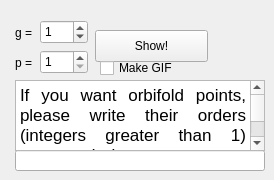
        <widget class="QWidget" name="pageUHPIsometries_2">
         <widget class="QSpinBox" name="spinBoxPDIsomsGenus">
          <property name="geometry">
           <rect>
            <x>40</x>
            <y>20</y>
            <width>48</width>
            <height>24</height>
           </rect>
          </property>
          <property name="minimum">
           <number>0</number>
          </property>
          <property name="value">
           <number>1</number>
          </property>
         </widget>
         <widget class="QLabel" name="labelPDIsomsGenus">
          <property name="geometry">
           <rect>
            <x>15</x>
            <y>25</y>
            <width>21</width>
            <height>16</height>
           </rect>
          </property>
          <property name="text">
           <string>g = </string>
          </property>
         </widget>
         <widget class="QPushButton" name="pushButtonPDIsomsComputePolygonAndFuchsianGroup">
          <property name="geometry">
           <rect>
            <x>95</x>
            <y>30</y>
            <width>113</width>
            <height>32</height>
           </rect>
          </property>
          <property name="text">
           <string>Show!</string>
          </property>
         </widget>
         <widget class="QLabel" name="labelPDIsomsNumOfPuncts">
          <property name="geometry">
           <rect>
            <x>15</x>
            <y>55</y>
            <width>21</width>
            <height>16</height>
           </rect>
          </property>
          <property name="text">
           <string>p = </string>
          </property>
         </widget>
         <widget class="QSpinBox" name="spinBoxPDIsomsNumOfPuncts">
          <property name="geometry">
           <rect>
            <x>40</x>
            <y>50</y>
            <width>48</width>
            <height>24</height>
           </rect>
          </property>
          <property name="minimum">
           <number>1</number>
          </property>
         </widget>
         <widget class="QLineEdit" name="lineEditPDIsomsOrdersOfOrbPts">
          <property name="geometry">
           <rect>
            <x>15</x>
            <y>150</y>
            <width>250</width>
            <height>21</height>
           </rect>
          </property>
         </widget>
         <widget class="QTextBrowser" name="textBrowserPDIsomsOrdersOfOrbPts">
          <property name="geometry">
           <rect>
            <x>15</x>
            <y>80</y>
            <width>250</width>
            <height>71</height>
           </rect>
          </property>
          <property name="html">
           <string>&lt;!DOCTYPE HTML PUBLIC &quot;-//W3C//DTD HTML 4.0//EN&quot; &quot;http://www.w3.org/TR/REC-html40/strict.dtd&quot;&gt;
&lt;html&gt;&lt;head&gt;&lt;meta name=&quot;qrichtext&quot; content=&quot;1&quot; /&gt;&lt;style type=&quot;text/css&quot;&gt;
p, li { white-space: pre-wrap; }
&lt;/style&gt;&lt;/head&gt;&lt;body style=&quot; font-family:'.SF NS Text'; font-size:13pt; font-weight:400; font-style:normal;&quot;&gt;
&lt;p align=&quot;justify&quot; style=&quot; margin-top:0px; margin-bottom:0px; margin-left:0px; margin-right:0px; -qt-block-indent:0; text-indent:0px;&quot;&gt;If you want orbifold points, please write their orders (integers greater than 1) separated by commas, or leave blank if you don't want orbifold points.&lt;/p&gt;&lt;/body&gt;&lt;/html&gt;</string>
          </property>
         </widget>
         <widget class="QCheckBox" name="checkBox">
          <property name="geometry">
           <rect>
            <x>100</x>
            <y>58</y>
            <width>87</width>
            <height>20</height>
           </rect>
          </property>
          <property name="text">
           <string>Make GIF</string>
          </property>
         </widget>
        </widget>
